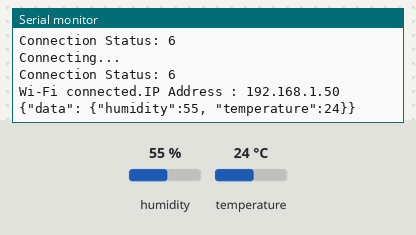
Recording of a sketch running on a simulated ESP8266 (NodeMCU). Parts: the last lines printed to the serial monitor. The test bench sets the inputs (shaded band); at power-on: humidity 55 %, temperature 24 °C. WiFi joins after 1.5 s; servers stay silent unless stated.

Above: at 3.2 s.
3.3 s: humidity set to 22 %
At 4.9 s:
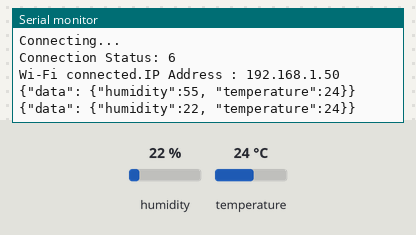
6.0 s: temperature set to 12 °C
At 7.3 s:
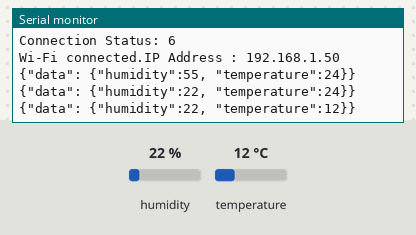
8.7 s: humidity set to 40 %
At 10.9 s:
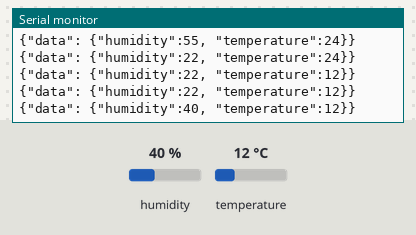
Timing chart, 0 to 12.4 s (numbered marks = the images above; inputs shaded):
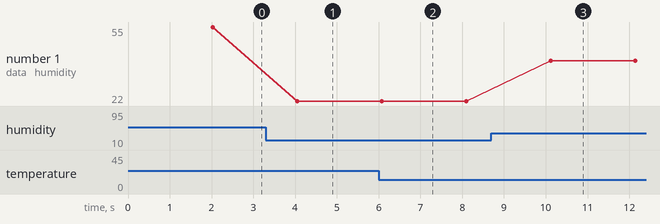

The sketch:

Test_DHT11.ino
```cpp
#include <ESP8266WiFi.h>
#include "DHT.h"

const char* ssid = "Besten_wifi2.4GHz";
const char* pass = "Bestpass";

#define DHTPIN D1
#define DHTTYPE DHT11

DHT dht(DHTPIN, DHTTYPE);

void setup() {
  Serial.begin(9600);
  WiFi.begin(ssid, pass);
  while (WiFi.status() != WL_CONNECTED) {
    Serial.println("Connecting...  ");
    Serial.printf("Connection Status: %d\n", WiFi.status());
    delay(1000);
  }
  Serial.print("Wi-Fi connected.");
  Serial.print("IP Address : ");
  Serial.println(WiFi.localIP());
  dht.begin();
}
void loop() {
    int humidity = dht.readHumidity();
    int temperature = dht.readTemperature();
    String data = "{\"data\": {\"humidity\":" + String(humidity) + ", \"temperature\":" + String(temperature) + "}}";
    Serial.println(data);
    delay(2000);
}
```

Measured:
- after the input at 3.3 s, the serial monitor: prints a new line after 0.75 s (image 1)
- after the input at 6.0 s, the serial monitor: prints a new line after 0.07 s (image 2)
- after the input at 8.7 s, the serial monitor: prints a new line after 1.4 s (image 3)
- plotted number 1: 55 → 22 after the input at 3.3 s, 22 → 40 after the input at 8.7 s
